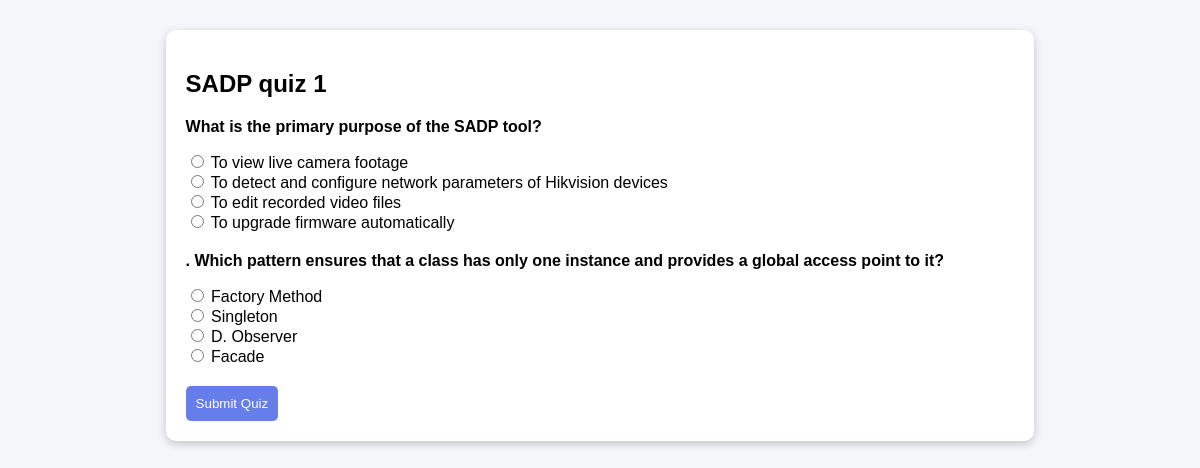
The page /quiz/3/ (signed in) on the database its author committed.
### core/models.py (models this page shows)
class Quiz(models.Model):
    title = models.CharField(max_length=100)
    teacher = models.ForeignKey(Teacher, on_delete=models.CASCADE)
    created_at = models.DateTimeField(auto_now_add=True)

class Question(models.Model):
    quiz = models.ForeignKey(Quiz, on_delete=models.CASCADE)
    question_text = models.CharField(max_length=200)
    option1 = models.CharField(max_length=100)
    option2 = models.CharField(max_length=100)
    option3 = models.CharField(max_length=100)
    option4 = models.CharField(max_length=100)
    correct_answer = models.CharField(max_length=100)

### core/views.py (the view, shortened to what this page needs)
# urls.py: path('quiz/<int:quiz_id>/', views.take_quiz, name='take_quiz'),
@login_required
def take_quiz(request, quiz_id):
    quiz = Quiz.objects.get(id=quiz_id)
    questions = Question.objects.filter(quiz=quiz)
    student = Student.objects.get(user=request.user)
    score = None
    return render(request, 'take_quiz.html', {
        'quiz': quiz,
        'questions': questions,
        'score': score
    })

### core/templates/take_quiz.html (shortened to what this page needs)
<!DOCTYPE html>
<html>
<head>
</head>
<body>
<div class="container">
    <h2>{{ quiz.title }}</h2>
    <form method="POST">
        {% for q in questions %}
            <div class="question">
                <p><strong>{{ q.question_text }}</strong></p>
                <input type="radio" name="{{ q.id }}" value="{{ q.option1 }}"> {{ q.option1 }}<br>
                <input type="radio" name="{{ q.id }}" value="{{ q.option2 }}"> {{ q.option2 }}<br>
                <input type="radio" name="{{ q.id }}" value="{{ q.option3 }}"> {{ q.option3 }}<br>
                <input type="radio" name="{{ q.id }}" value="{{ q.option4 }}"> {{ q.option4 }}<br>
            </div>
        {% endfor %}
        <button type="submit">Submit Quiz</button>
    </form>
</div>
</body>
</html>

### core/templates/take_quiz.html (style rules this page uses)
body { font-family: Arial; background: #f4f6f9; }
.container { width: 70%; margin: auto; margin-top: 30px; background: white; padding: 20px; border-radius: 10px; box-shadow: 0 3px 10px rgba(0,0,0,0.2); }
.question { margin-bottom: 20px; }
button { background: #667eea; color: white; padding: 10px; border: none; border-radius: 5px; }

### rows shown on the page
Quiz: title "SADP quiz 1"
Question: question_text "What is the primary purpose of the SADP tool?", option1 "To view live camera footage", option2 "To detect and configure network parameters of Hikvision devices", option3 "To edit recorded video files", option4 "To upgrade firmware automatically"
Question: question_text ". Which pattern ensures that a class has only one instance and provides a global access point to it?", option1 "Factory Method", option2 "Singleton", option3 "D. Observer", option4 "Facade"
